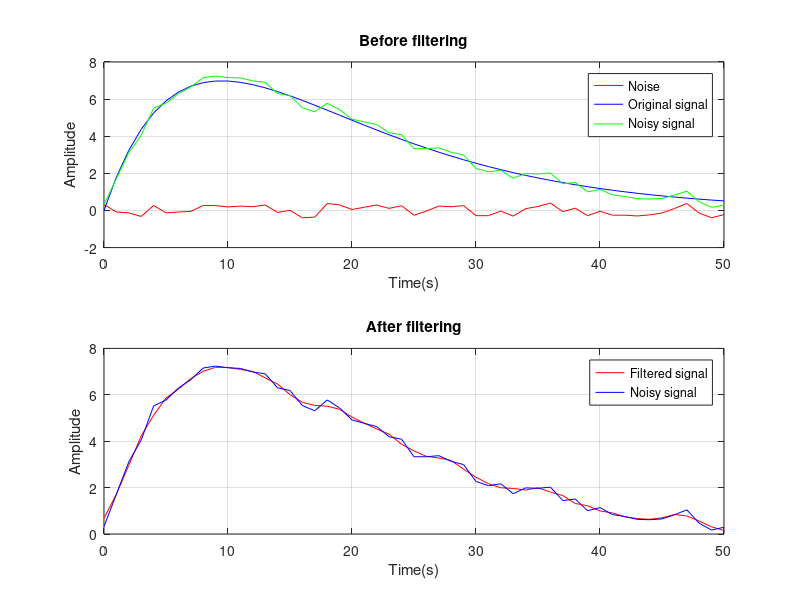

Reproduce this figure in MATLAB.
% Signal Smoothing by Averaging
clf; clc; clear;
N = 51;
noise = 0.8*(rand(1,N) - 0.5); % Generate random noise-uniform distributed
m = 0:N-1;
s = 2*m.*(0.9.^m); % Generate uncorrupted signal (original)
x_noisy = s + noise; % Generate noise corrupted signal-transpose from col to row
subplot(211);
plot(m,noise,'r', m,s,'b', m,x_noisy,'g');
grid on; title('Before filtering'); xlabel('Time(s)'); ylabel('Amplitude');
legend('Noise', 'Original signal', 'Noisy signal');

x1=[0,0,x_noisy]; x2=[0,x_noisy,0]; x3=[x_noisy,0,0];
y=(x1+x2+x3)/3; %output of filter
subplot(212);
plot(m,y(2:N+1),'r',m,x_noisy,'b');
grid on; title('After filtering'); xlabel('Time(s)'); ylabel('Amplitude');
legend('Filtered signal','Noisy signal');